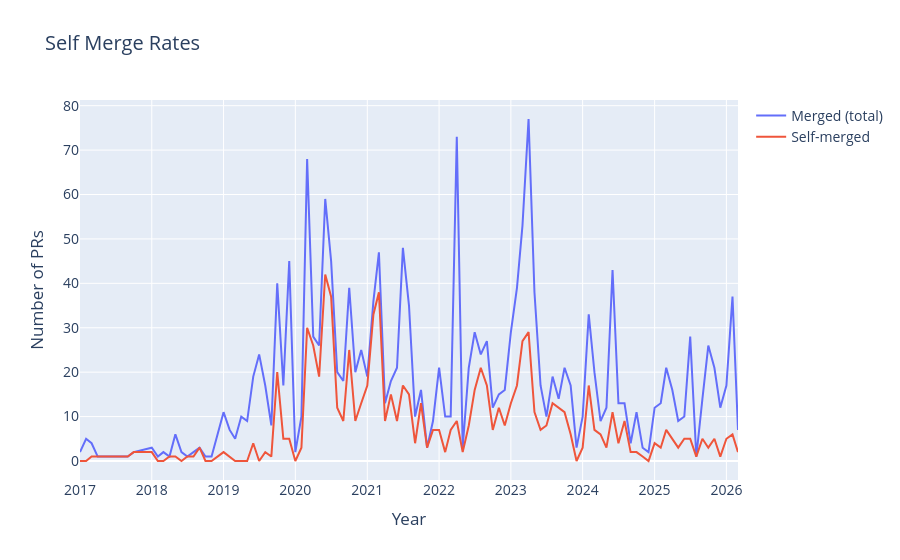

Source (notebook cell):
### Markdown cell above
## Self Merge Rates

The first graph will display the number of PRs merged over time (years), where we have two curves:

* Total number of merged PRs
* Self merged PRs

### Code cell
fig = go.Figure(
    [
        go.Scatter(
            name="Merged (total)",
            x=df_plot["Date_str"],
            y=df_plot["total_merged"],
            mode="lines",
            showlegend=True,
            hovertemplate="Merged (total): %{y}<br>%{x|%b %d, %Y} <extra></extra>",
        ),
        go.Scatter(
            name="Self-merged",
            x=df_plot["Date_str"],
            y=df_plot["self_merged"],
            mode="lines",
            showlegend=True,
            hovertemplate="Self-merged: %{y}<br>%{x|%b %d, %Y} <extra></extra>",
        ),
    ]
)

fig.update_layout(
    xaxis_title="Year",
    yaxis_title="Number of PRs",
    font=dict(size=14),
    title="Self Merge Rates",
)

### Figure 1 — Plotly figure (JSON) as saved in the notebook; plotly's stock layout.template omitted (floating-point values rounded to 4 significant figures)
{"data": [{"hovertemplate": "Merged (total): %{y}<br>%{x|%b %d, %Y} <extra></extra>", "mode": "lines", "name": "Merged (total)", "showlegend": true, "type": "scatter", "x": ["2017-01-01", "2017-02-01", "2017-03-01", "2017-04-01", "2017-05-01", "2017-09-01", "2017-10-01", "2018-01-01", "2018-02-01", "2018-03-01", "2018-04-01", "2018-05-01", "2018-06-01", "2018-07-01", "2018-08-01", "2018-09-01", "2018-10-01", "2018-11-01", "2019-01-01", "2019-02-01", "2019-03-01", "2019-04-01", "2019-05-01", "2019-06-01", "2019-07-01", "2019-08-01", "2019-09-01", "2019-10-01", "2019-11-01", "2019-12-01", "2020-01-01", "2020-02-01", "2020-03-01", "2020-04-01", "2020-05-01", "2020-06-01", "2020-07-01", "2020-08-01", "2020-09-01", "2020-10-01", "2020-11-01", "2020-12-01", "2021-01-01", "2021-02-01", "2021-03-01", "2021-04-01", "2021-05-01", "2021-06-01", "2021-07-01", "2021-08-01", "2021-09-01", "2021-10-01", "2021-11-01", "2021-12-01", "2022-01-01", "2022-02-01", "2022-03-01", "2022-04-01", "2022-05-01", "2022-06-01", "2022-07-01", "2022-08-01", "2022-09-01", "2022-10-01", "2022-11-01", "2022-12-01", "2023-01-01", "2023-02-01", "2023-03-01", "2023-04-01", "2023-05-01", "2023-06-01", "2023-07-01", "2023-08-01", "2023-09-01", "2023-10-01", "2023-11-01", "2023-12-01", "2024-01-01", "2024-02-01", "2024-03-01", "2024-04-01", "2024-05-01", "2024-06-01", "2024-07-01", "2024-08-01", "2024-09-01", "2024-10-01", "2024-11-01", "2024-12-01", "2025-01-01", "2025-02-01", "2025-03-01", "2025-04-01", "2025-05-01", "2025-06-01", "2025-07-01", "2025-08-01", "2025-09-01", "2025-10-01", "2025-11-01", "2025-12-01", "2026-01-01", "2026-02-01", "2026-03-01"], "y": [2, 5, 4, 1, 1, 1, 2, 3, 1, 2, 1, 6, 2, 1, 2, 3, 1, 1, 11, 7, 5, 10, 9, 19, 24, 17, 8, 40, 17, 45, 2, 10, 68, 28, 26, 59, 45, 20, 18, 39, 20, 25, 19, 36, 47, 13, 18, 21, 48, 35, 10, 16, 3, 9, 21, 10, 10, 73, 3, 21, 29, 24, 27, 12, 15, 16, 29, 39, 53, 77, 38, 17, 10, 19, 14, 21, 17, 3, 10, 33, 20, 9, 12, 43, 13, 13, 4, 11, 3, 2, 12, 13, 21, 16, 9, 10, 28, 1, 14, 26, 21, 12, 17, 37, 7]}, {"hovertemplate": "Self-merged: %{y}<br>%{x|%b %d, %Y} <extra></extra>", "mode": "lines", "name": "Self-merged", "showlegend": true, "type": "scatter", "x": ["2017-01-01", "2017-02-01", "2017-03-01", "2017-04-01", "2017-05-01", "2017-09-01", "2017-10-01", "2018-01-01", "2018-02-01", "2018-03-01", "2018-04-01", "2018-05-01", "2018-06-01", "2018-07-01", "2018-08-01", "2018-09-01", "2018-10-01", "2018-11-01", "2019-01-01", "2019-02-01", "2019-03-01", "2019-04-01", "2019-05-01", "2019-06-01", "2019-07-01", "2019-08-01", "2019-09-01", "2019-10-01", "2019-11-01", "2019-12-01", "2020-01-01", "2020-02-01", "2020-03-01", "2020-04-01", "2020-05-01", "2020-06-01", "2020-07-01", "2020-08-01", "2020-09-01", "2020-10-01", "2020-11-01", "2020-12-01", "2021-01-01", "2021-02-01", "2021-03-01", "2021-04-01", "2021-05-01", "2021-06-01", "2021-07-01", "2021-08-01", "2021-09-01", "2021-10-01", "2021-11-01", "2021-12-01", "2022-01-01", "2022-02-01", "2022-03-01", "2022-04-01", "2022-05-01", "2022-06-01", "2022-07-01", "2022-08-01", "2022-09-01", "2022-10-01", "2022-11-01", "2022-12-01", "2023-01-01", "2023-02-01", "2023-03-01", "2023-04-01", "2023-05-01", "2023-06-01", "2023-07-01", "2023-08-01", "2023-09-01", "2023-10-01", "2023-11-01", "2023-12-01", "2024-01-01", "2024-02-01", "2024-03-01", "2024-04-01", "2024-05-01", "2024-06-01", "2024-07-01", "2024-08-01", "2024-09-01", "2024-10-01", "2024-11-01", "2024-12-01", "2025-01-01", "2025-02-01", "2025-03-01", "2025-04-01", "2025-05-01", "2025-06-01", "2025-07-01", "2025-08-01", "2025-09-01", "2025-10-01", "2025-11-01", "2025-12-01", "2026-01-01", "2026-02-01", "2026-03-01"], "y": [0, 0, 1, 1, 1, 1, 2, 2, 0, 0, 1, 1, 0, 1, 1, 3, 0, 0, 2, 1, 0, 0, 0, 4, 0, 2, 1, 20, 5, 5, 0, 3, 30, 26, 19, 42, 37, 12, 9, 25, 9, 13, 17, 33, 38, 9, 15, 9, 17, 15, 4, 13, 3, 7, 7, 2, 7, 9, 2, 8, 16, 21, 17, 7, 12, 8, 13, 17, 27, 29, 11, 7, 8, 13, 12, 11, 6, 0, 3, 17, 7, 6, 3, 11, 4, 9, 2, 2, 1, 0, 4, 3, 7, 5, 3, 5, 5, 1, 5, 3, 5, 1, 5, 6, 2]}], "layout": {"autosize": true, "font": {"size": 14}, "title": {"text": "Self Merge Rates"}, "xaxis": {"autorange": true, "range": ["2017-01-01", "2026-03-01"], "title": {"text": "Year"}, "type": "date"}, "yaxis": {"autorange": true, "range": [-4.278, 81.28], "title": {"text": "Number of PRs"}, "type": "linear"}}}
